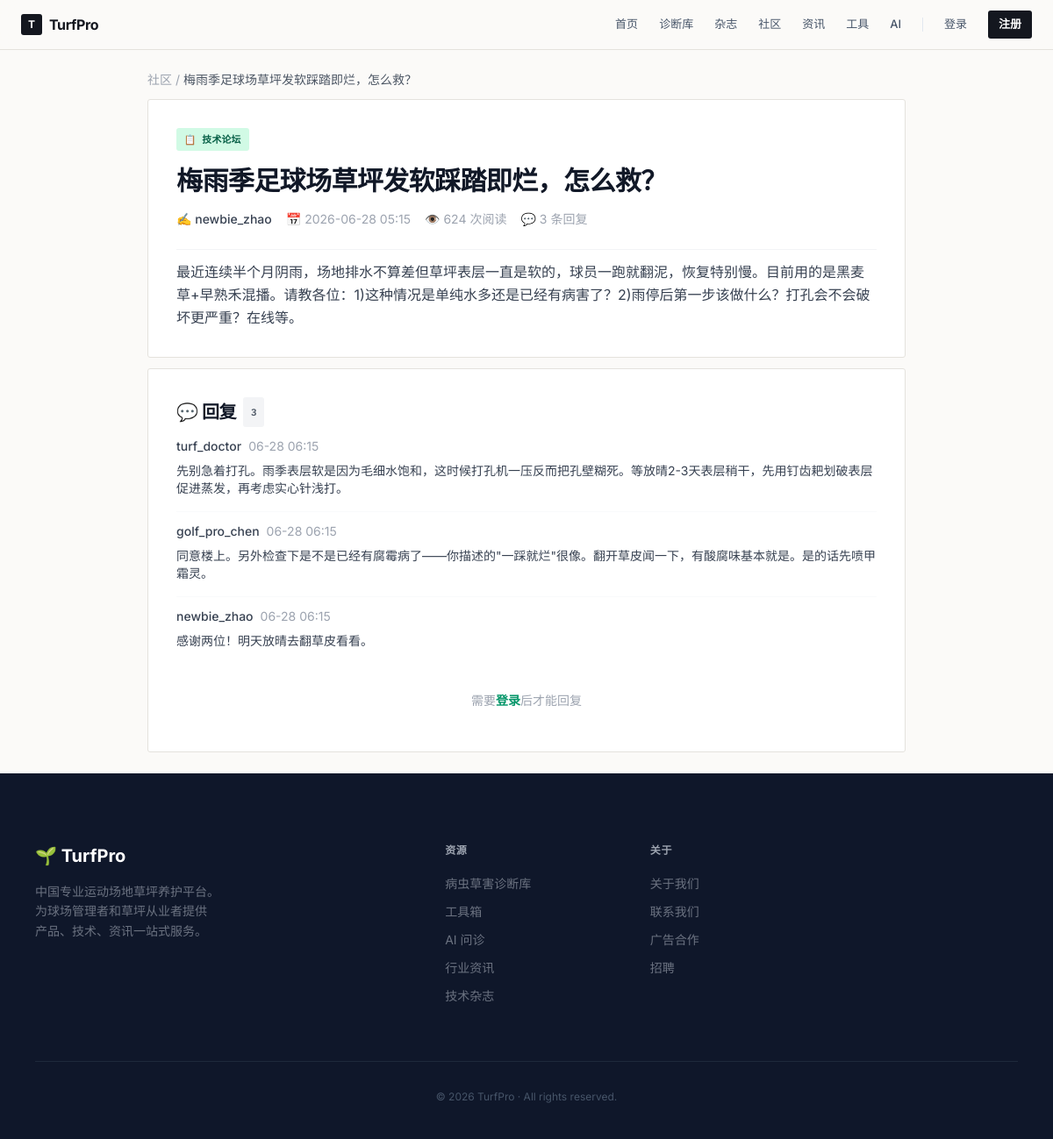
/post/1, run on an earlier commit of the app's database.
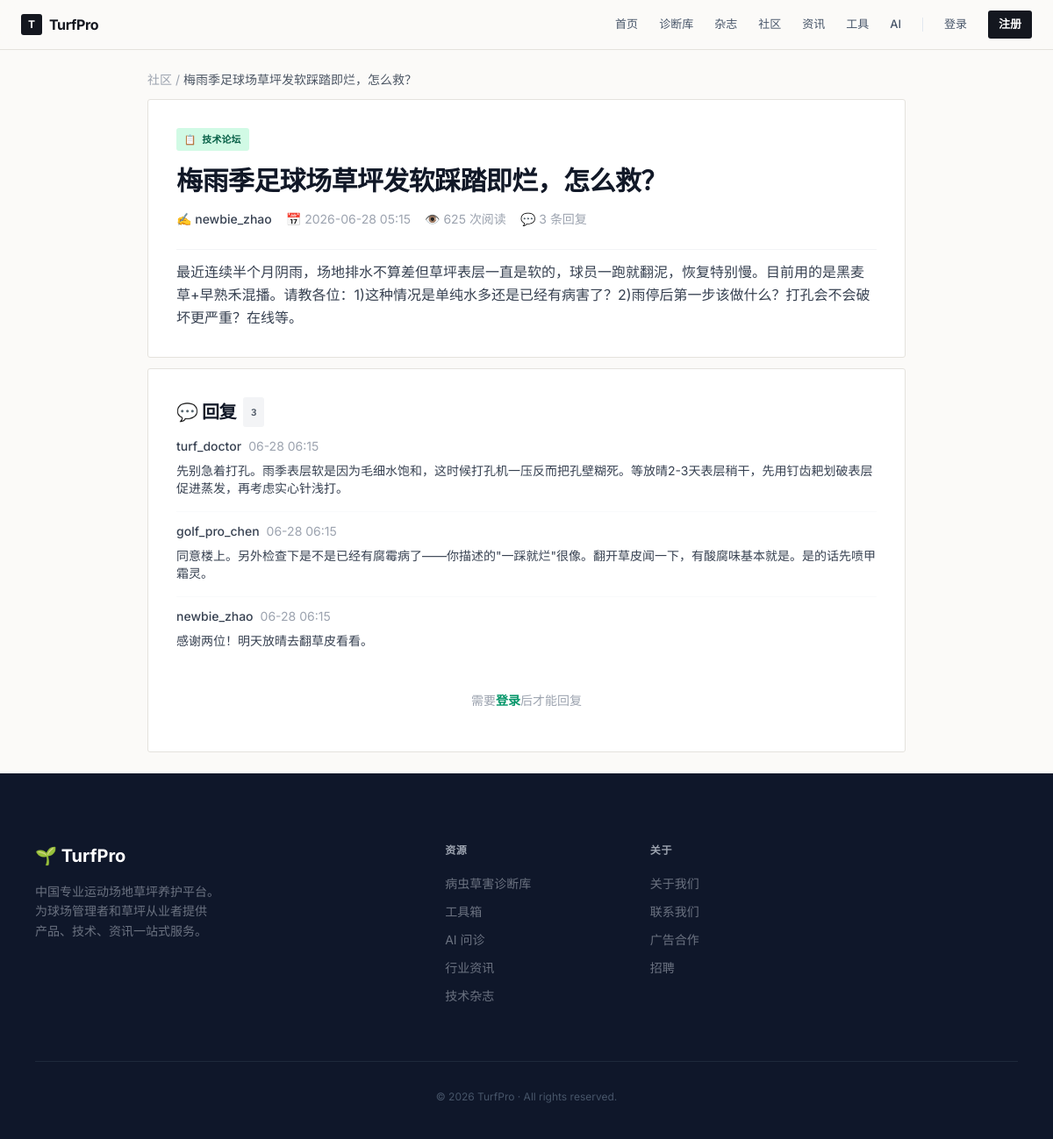
And on a later commit of the database.
### models.py (models this page shows, shortened)
class Post(db.Model):
    id = db.Column(db.Integer, primary_key=True)
    title = db.Column(db.String(200), nullable=False)
    content = db.Column(db.Text, nullable=False)
    image_url = db.Column(db.String(500))
    views = db.Column(db.Integer, default=0)
    is_pinned = db.Column(db.Boolean, default=False)
    is_article = db.Column(db.Boolean, default=False)
    created_at = db.Column(db.DateTime, default=datetime.utcnow)
    updated_at = db.Column(db.DateTime, default=datetime.utcnow, onupdate=datetime.utcnow)
    user_id = db.Column(db.Integer, db.ForeignKey('user.id'), nullable=False)
    category_id = db.Column(db.Integer, db.ForeignKey('category.id'), nullable=False)
    replies = db.relationship('Reply', backref='post', lazy=True, cascade='all,delete-orphan')

class Category(db.Model):
    id = db.Column(db.Integer, primary_key=True)
    name = db.Column(db.String(100), nullable=False)
    slug = db.Column(db.String(100), unique=True, nullable=False)
    description = db.Column(db.Text)
    icon = db.Column(db.String(50))
    display_order = db.Column(db.Integer, default=0)
    subcategories = db.relationship('ProductCategory', backref='main_cat', lazy=True)
    posts = db.relationship('Post', backref='category', lazy=True)

class User(UserMixin, db.Model):
    id = db.Column(db.Integer, primary_key=True)
    username = db.Column(db.String(80), unique=True, nullable=False)
    email = db.Column(db.String(120), unique=True, nullable=False)
    password_hash = db.Column(db.String(200), nullable=False)
    phone = db.Column(db.String(20))
    company = db.Column(db.String(200))
    is_admin = db.Column(db.Boolean, default=False)
    created_at = db.Column(db.DateTime, default=datetime.utcnow)
    posts = db.relationship('Post', backref='author', lazy=True)
    orders = db.relationship('Order', backref='user', lazy=True)
    reviews = db.relationship('Review', backref='user', lazy=True)

class Reply(db.Model):
    id = db.Column(db.Integer, primary_key=True)
    content = db.Column(db.Text, nullable=False)
    created_at = db.Column(db.DateTime, default=datetime.utcnow)
    user_id = db.Column(db.Integer, db.ForeignKey('user.id'), nullable=False)
    post_id = db.Column(db.Integer, db.ForeignKey('post.id'), nullable=False)
    user = db.relationship('User')

### routes.py (the view)
@main.route('/post/<int:id>')
def post_detail(id):
    post = Post.query.get_or_404(id); post.views += 1; db.session.commit()
    return render_template('post.html', post=post, replies=Reply.query.filter_by(post_id=id).order_by(Reply.created_at).all())

### routes.py (called while the page is built)
@main.context_processor
def inject_globals():
    return dict(categories=Category.query.order_by(Category.display_order).all(), current_year=datetime.now().year)

### templates/post.html (shortened to what this page needs)
{% extends "base.html" %}{% block title %}{{ post.title }} - TurfPro{% endblock %}{% block content %}
<div class="max-w-4xl mx-auto px-4 py-6 reveal">
    <nav class="text-sm text-gray-400 mb-3"><a href="/forum" class="hover:text-emerald-600">社区</a> / <span class="text-gray-600">{{ post.title|truncate(25) }}</span></nav>
    <div class="card p-8 mb-3">
        <div class="flex flex-wrap items-center gap-2 text-sm text-gray-500 mb-4">
            <span class="badge bg-emerald-100 text-emerald-800">{{ post.category.icon }} {{ post.category.name }}</span>
        </div>
        <h1 class="text-3xl font-bold text-gray-900 mb-4">{{ post.title }}</h1>
        <div class="flex flex-wrap items-center gap-4 text-sm text-gray-400 mb-3 pb-6 border-b border-gray-100">
            <span class="font-medium text-gray-700">✍️ {{ post.author.username }}</span>
            <span>📅 {{ post.created_at.strftime('%Y-%m-%d %H:%M') }}</span>
            <span>👁️ {{ post.views }} 次阅读</span>
            <span>💬 {{ replies|length }} 条回复</span>
        </div>
        <div class="text-gray-700 leading-relaxed whitespace-pre-wrap">{{ post.content }}</div>
    </div>
    <div class="card p-8">
        <h2 class="text-xl font-bold text-gray-900 mb-3 flex items-center gap-2">💬 回复 <span class="badge bg-gray-100 text-gray-600">{{ replies|length }}</span></h2>
        <div class="space-y-3 mb-4">
            {% for reply in replies %}
            <div class="border-b border-gray-50 pb-4 last:border-0">
                <div class="flex items-center gap-2 text-sm text-gray-400 mb-2">
                    <span class="font-medium text-gray-700">{{ reply.user.username }}</span>
                    <span>{{ reply.created_at.strftime('%m-%d %H:%M') }}</span>
                </div>
                <p class="text-gray-700 whitespace-pre-wrap text-sm">{{ reply.content }}</p>
            </div>
            {% else %}<p class="text-gray-400 text-center py-8">还没有回复，来发表第一条吧</p>{% endfor %}
        </div>
        {% if current_user.is_authenticated %}
        <form method="POST" action="/post/{{ post.id }}/reply" class="space-y-3">
            <textarea name="content" rows="3" class="input" placeholder="写下你的回复..." required></textarea>
            <button type="submit" class="btn btn-primary">发表回复</button>
        </form>
        {% else %}<p class="text-center text-sm text-gray-400 py-4">需要<a href="/login" class="text-emerald-600 font-semibold">登录</a>后才能回复</p>{% endif %}
    </div>
</div>
{% endblock %}

### templates/base.html (shortened to what this page needs)
<!DOCTYPE html>
<html lang="zh-CN">
<head>
    <script src="https://cdn.tailwindcss.com"></script>
</head>
<body class="text-ink antialiased" style="background:#fbfaf8">
    <nav class="nav-glass sticky top-0 z-50">
        <div class="max-w-7xl mx-auto px-6">
            <div class="flex justify-between items-center h-14">
                <a href="/" class="flex items-center gap-2">
                    <span class="inline-flex items-center justify-center w-6 h-6 bg-ink text-white text-xs font-bold" style="border-radius:3px">T</span>
                    <span class="font-bold text-base tracking-tight">TurfPro</span>
                </a>
                <div class="hidden md:flex items-center space-x-6">
                    <a href="/" class="text-[13px] font-medium text-slate-600 hover:text-ink">首页</a>
                    <a href="/diagnose" class="text-[13px] font-medium text-slate-600 hover:text-ink">诊断库</a>
                    <a href="/magazine" class="text-[13px] font-medium text-slate-600 hover:text-ink">杂志</a>
                    <a href="/forum" class="text-[13px] font-medium text-slate-600 hover:text-ink">社区</a>
                    <a href="/news" class="text-[13px] font-medium text-slate-600 hover:text-ink">资讯</a>
                    <a href="/tools" class="text-[13px] font-medium text-slate-600 hover:text-ink">工具</a>
                    <a href="/ai-assistant" class="text-[13px] font-medium text-slate-600 hover:text-ink">AI</a>
                    {% if current_user.is_authenticated %}
                    <a href="/profile" class="text-[13px] font-semibold text-ink">{{ current_user.username }}</a>
                    <a href="/logout" class="text-[13px] font-medium text-slate-400 hover:text-red-500">退出</a>
                    {% else %}
                    <a href="/login" class="text-[13px] font-medium text-slate-600 hover:text-ink">登录</a>
                    <a href="/register" class="text-[13px] font-semibold text-white bg-ink px-3 py-1.5" style="border-radius:3px">注册</a>
                    {% endif %}
                </div>
            </div>
        </div>
    </nav>
    {% block content %}{% endblock %}
    <footer class="bg-slate-900 text-gray-500 pt-20 pb-10">
        <div class="max-w-6xl mx-auto px-4">
            <div class="grid md:grid-cols-5 gap-12 mb-16">
                <div class="md:col-span-2">
                    <span class="text-white text-xl font-bold">🌱 TurfPro</span>
                    <p class="mt-4 text-sm leading-relaxed">中国专业运动场地草坪养护平台。<br>为球场管理者和草坪从业者提供<br>产品、技术、资讯一站式服务。</p>
                </div>
                <div><h4 class="text-gray-400 text-xs font-semibold tracking-wider uppercase mb-5">资源</h4>
                    <ul class="space-y-3 text-sm">
                        <li><a href="/diagnose" class="hover:text-white transition">病虫草害诊断库</a></li>
                        <li><a href="/tools" class="hover:text-white transition">工具箱</a></li>
                        <li><a href="/ai-assistant" class="hover:text-white transition">AI 问诊</a></li>
                        <li><a href="/news" class="hover:text-white transition">行业资讯</a></li>
                        <li><a href="/magazine" class="hover:text-white transition">技术杂志</a></li>
                </ul></div>
                <div><h4 class="text-gray-400 text-xs font-semibold tracking-wider uppercase mb-5">关于</h4>
                    <ul class="space-y-3 text-sm">
                        <li><a href="/about" class="hover:text-white transition">关于我们</a></li>
                        <li><a href="/contact" class="hover:text-white transition">联系我们</a></li>
                        <li><a href="/advertise" class="hover:text-white transition">广告合作</a></li>
                        <li><a href="/jobs" class="hover:text-white transition">招聘</a></li>
                </ul></div>
            </div>
            <div class="border-t border-slate-800 pt-8 text-center text-xs text-slate-600">
                © {{ current_year }} TurfPro · All rights reserved.
            </div>
        </div>
    </footer>
</body>
</html>

### templates/base.html (style rules this page uses)
:root { --ink: #14171f; --grass: #1f6b3b; --grass-700: #185530; --accent: #3ab564; --sand: #f3f1ee; --cream: #fbfaf8; --line: #e4e2dd; --r: 3px; }
* { border-color: var(--line); }
body { font-family: 'Inter','Noto Sans SC', system-ui, sans-serif; font-weight: 400; color: var(--ink); -webkit-font-smoothing: antialiased; }
h1,h2,h3,h4 { font-family: 'Inter','Noto Sans SC', system-ui, sans-serif; font-weight: 700; letter-spacing: -0.02em; }
.reveal { opacity: 0; transform: translateY(16px); transition: .5s cubic-bezier(.22,1,.36,1); }
.reveal.visible { opacity: 1; transform: translateY(0); }
.card { background:#fff; border-radius: var(--r); border:1px solid var(--line); transition: border-color .2s, box-shadow .2s; }
.badge { display:inline-flex; align-items:center; padding:.18rem .55rem; font-size:.68rem; font-weight:600; border-radius: var(--r); letter-spacing:.02em; font-family:'IBM Plex Mono',monospace; }
.nav-glass { background: rgba(251,250,248,.88); backdrop-filter: blur(12px); -webkit-backdrop-filter: blur(12px); border-bottom:1px solid var(--line); }
html { scroll-behavior: smooth; }

What changed in the data, as far as the page shows it:
changed Post "梅雨季足球场草坪发软踩踏即烂，怎么救？": views "624" → "625"
